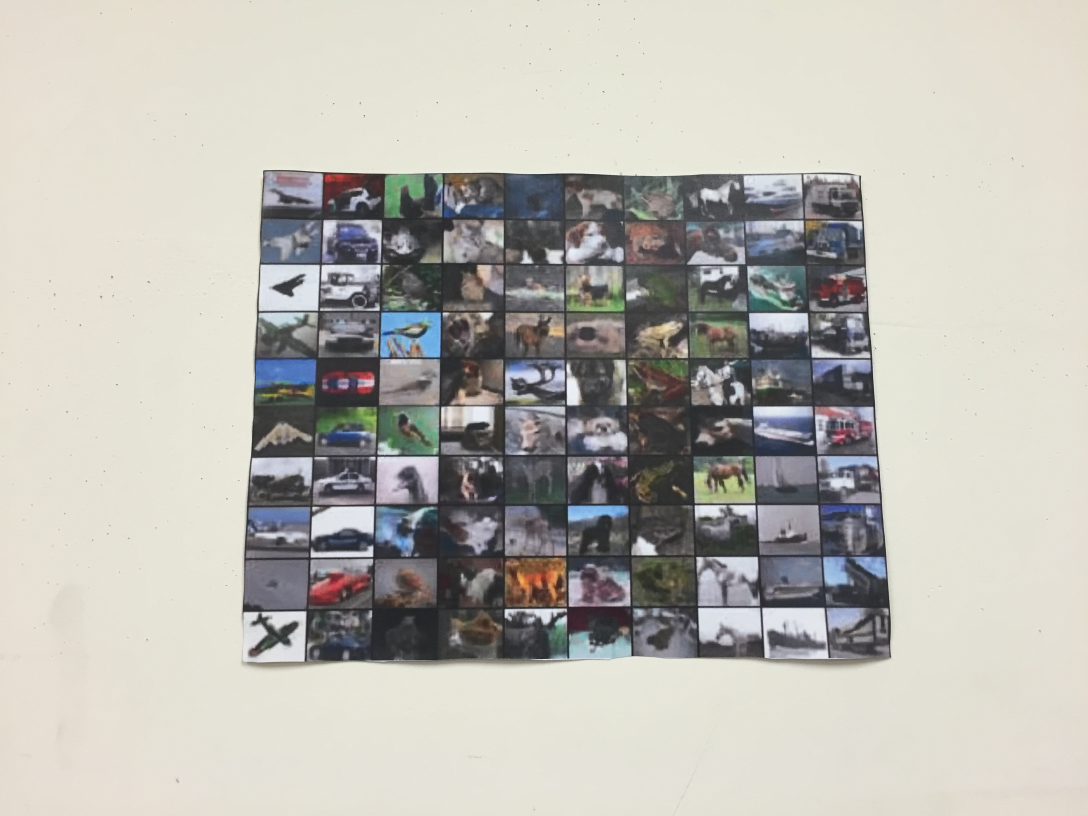
#> input picture 20160724-222718/IMG_2390.JPG, 3264 x 2448 px (shown at 1/3 size)
$ python -i take_picture.py   (imports and definitions only)
#> lines starting #> are read from the running program, lines starting #| are printed output that depends on the picture; after the words box and inside, x2 and y2 are one past the last pixel; in counts of white or black regions, pixels touching at a corner belong together
#> further down, picture is the input picture: shape (2448, 3264, 3); mean B, G, R 177.7, 184.7, 186.6
import cv2
import time
import os
import json
import numpy as np
import sys
from colorabc.alphabet import GROUPS, color_detect

# [3 lines not run here, left out]
# [11 lines of commented-out code are left out]
def edge_detect(img, mode, blur_size, erode_size, dilate_size):

#> called with mode = 'alpha', blur_size = 19, erode_size = 5, dilate_size = 3
    BLUR_SIZE = blur_size # 81 for large/19 for small
    TRUNC_RATIO = 0.85
    ERODE_SIZE = erode_size
    DILATE_SIZE = dilate_size

    # [7 lines of commented-out code are left out]

    gray = cv2.cvtColor(img, cv2.COLOR_BGR2GRAY)
    blur = cv2.blur(gray, (BLUR_SIZE, BLUR_SIZE))

    edge = np.floor(0.5 * gray + 0.5 * (255 - blur)).astype('uint8')
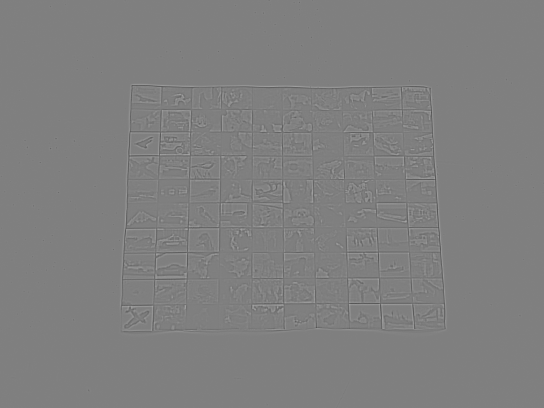
#> edge: shape (2448, 3264) (shown at 1/6 size); min 56, max 189, mean 127.3

    hist,bins = np.histogram(edge.flatten(), 256, [0, 256])
#> hist = 256 values, max 3701264 at index 127, min 0 at index 0, mean 31212; bins = 257 values from 0 to 256
    cdf = hist.cumsum()
#> cdf = 256 values from 0 to 7990272
    cdf_normalized = cdf * hist.max() / cdf.max()
#> cdf_normalized = 256 values from 0 to 3701264
    cdf_m = np.ma.masked_equal(cdf, 0)
    cdf_m = (cdf_m - cdf_m.min()) * 255 / (cdf_m.max() - cdf_m.min())
    cdf = np.ma.filled(cdf_m, 0).astype('uint8')
#> cdf = 256 values from 0 to 255
    equ = cdf[edge]
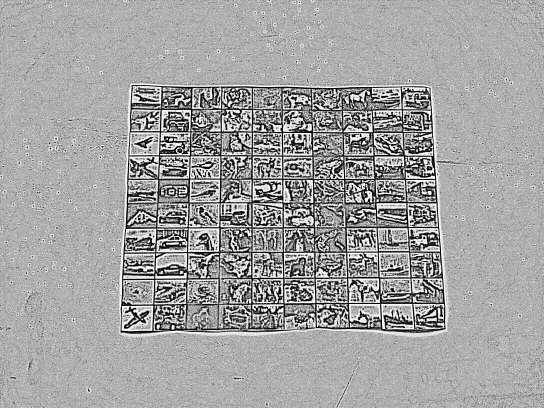
#> equ: shape (2448, 3264) (shown at 1/6 size); min 0, max 255, mean 161.7

    hist,bins = np.histogram(equ.flatten(),256,[0,256])
#> hist = 256 values, max 3701264 at index 160, min 0 at index 10, mean 31212
    max_idx = np.argmax(hist);
#> max_idx = 160
    hist_clean = np.where(equ > TRUNC_RATIO * max_idx, 255, equ)

    erode_kernel = np.ones((ERODE_SIZE, ERODE_SIZE), np.uint8)
    dilate_kernel = np.ones((DILATE_SIZE, DILATE_SIZE), np.uint8)
    if mode == 'alpha':
        dilation = cv2.dilate(hist_clean, dilate_kernel, iterations = 1)
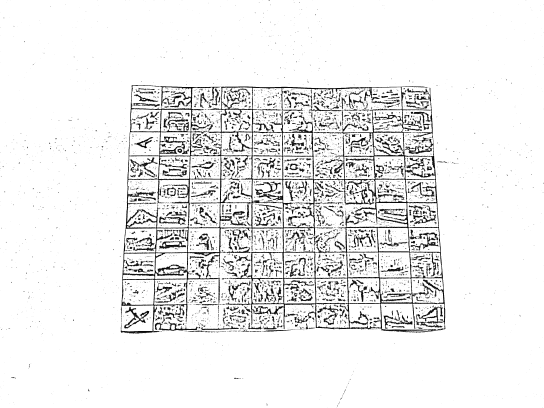
#> dilation: shape (2448, 3264) (shown at 1/6 size); min 0, max 255, mean 235.3
        erosion = cv2.erode(dilation, erode_kernel, iterations = 1)
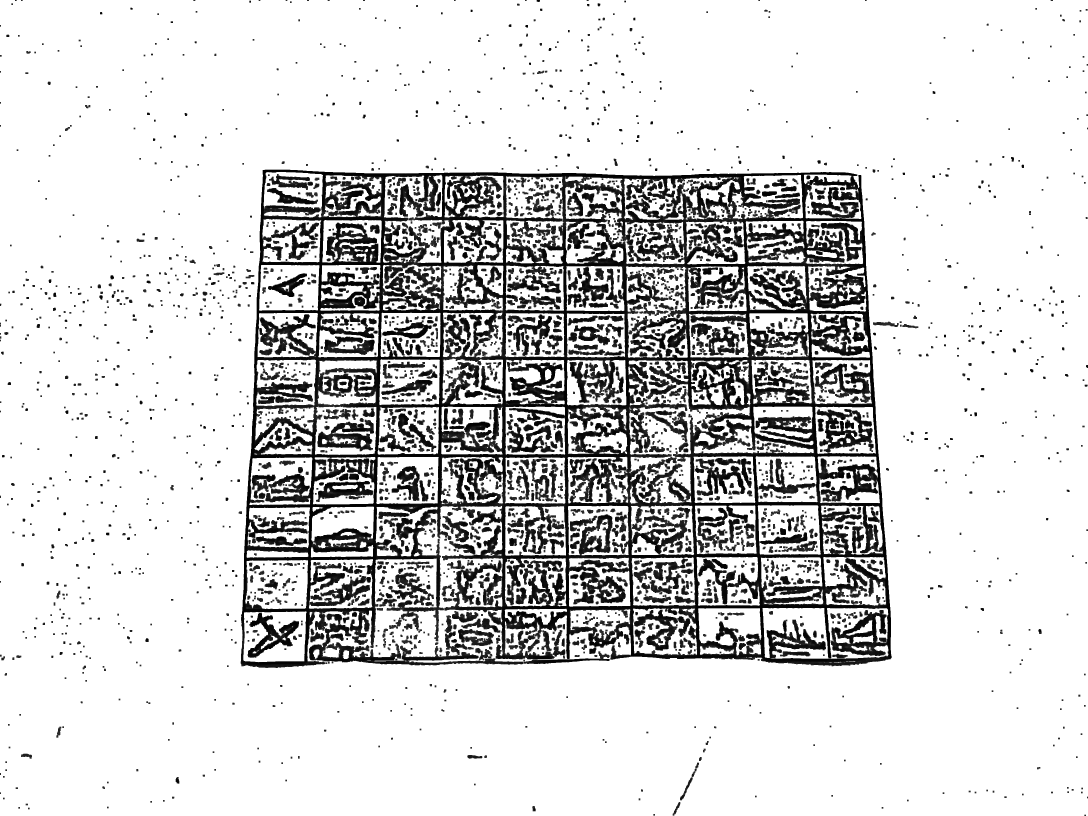
#> erosion: shape (2448, 3264) (shown at 1/3 size); min 0, max 255, mean 213.2
        closing = erosion
    else:
        erosion = cv2.erode(hist_clean, erode_kernel, iterations = 1)
        dilation = cv2.dilate(erosion, dilate_kernel, iterations = 1)
        closing = dilation
    # [5 lines of commented-out code are left out]
    binary = cv2.threshold(closing, 127, 255, cv2.THRESH_BINARY)[1]
#> binary: shape (2448, 3264); 82.2% white; 2852 black regions (27 under 20 px)
    # cv2.imshow('洪士號', binary)
    return binary

    # [4 lines of commented-out code are left out]

def find_alphabet_contours(img):
    AREA_MIN_THRES = 0.005
    AREA_MAX_THRES = 0.15

    binary = edge_detect(img, mode='alpha', blur_size=19, erode_size=5, dilate_size=3)
    # plt.imshow(binary, cmap='Greys_r')
    # plt.show()
    # cv2.waitKey(100)

    contours = cv2.findContours(binary, cv2.RETR_LIST, cv2.CHAIN_APPROX_SIMPLE)[-2]
#> contours = 3433 contours, 249 with area under 20; largest, box (x1, y1, x2, y2) and area: (0, 0, 3264, 2448) 7983676, (721, 508, 2676, 2005) 2578782, (1886, 1080, 2249, 1509) 55021, (1696, 550, 2054, 793) 44420, (1878, 799, 2064, 1073) 31778
    real_contours = []
    # return contours
    for c in contours:
        area = cv2.contourArea(c) / (img.shape[0] * img.shape[1])
        if area > AREA_MIN_THRES and area < AREA_MAX_THRES:
            real_contours.append(c)
#> this loop made 3433 passes
#> area on passes 1 to 3: 4.26e-06, 4.26e-06, 4.26e-06
#> after the loop, real_contours = 2 contours; box (x1, y1, x2, y2) and area: (1886, 1080, 2249, 1509) 55021, (1696, 550, 2054, 793) 44420
    return real_contours


# [2 lines not run here, left out]

radius = 108

group_id = -1

# [41 lines not run here, left out]

>>> import cv2
>>> picture = cv2.imread('20160724-222718/IMG_2390.JPG')
>>> result = find_alphabet_contours(picture)
#> result has the same summary as real_contours in find_alphabet_contours

$ run again, on 20160724-222718/IMG_2391.JPG
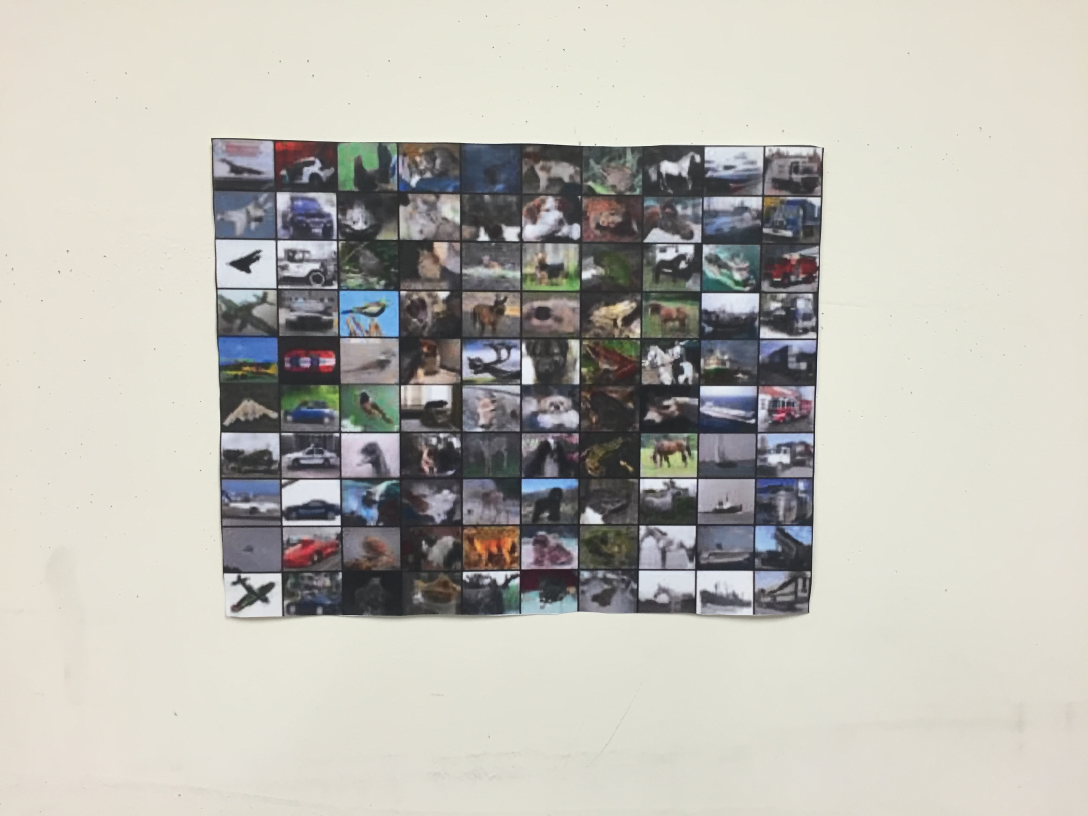
#> input picture 20160724-222718/IMG_2391.JPG, 3264 x 2448 px (shown at 1/3 size)
#> picture is the input picture: shape (2448, 3264, 3); mean B, G, R 179.2, 186.3, 188.2
#> in edge_detect, `hist,bins = np.histogram(edge.flatten(), 256, [0, 256])`: hist = 256 values, max 3812609 at index 127, min 0 at index 0, mean 31212; bins = 257 values from 0 to 256
#> in edge_detect, `cdf = hist.cumsum()`: cdf = 256 values from 0 to 7990272
#> cdf_normalized = 256 values from 0 to 3812609
#> in edge_detect, `cdf = np.ma.filled(cdf_m, 0).astype('uint8')`: cdf = 256 values from 0 to 255
#> in edge_detect, `equ = cdf[edge]`:
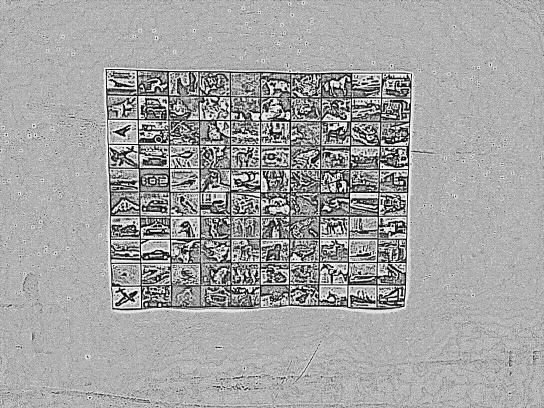
#> equ: shape (2448, 3264) (shown at 1/6 size); min 0, max 255, mean 163.4
#> in edge_detect, `hist,bins = np.histogram(equ.flatten(),256,[0,256])`: hist = 256 values, max 3812609 at index 162, min 0 at index 9, mean 31212
#> max_idx = 162
#> in edge_detect, `erosion = cv2.erode(dilation, erode_kernel, iterations = 1)`:
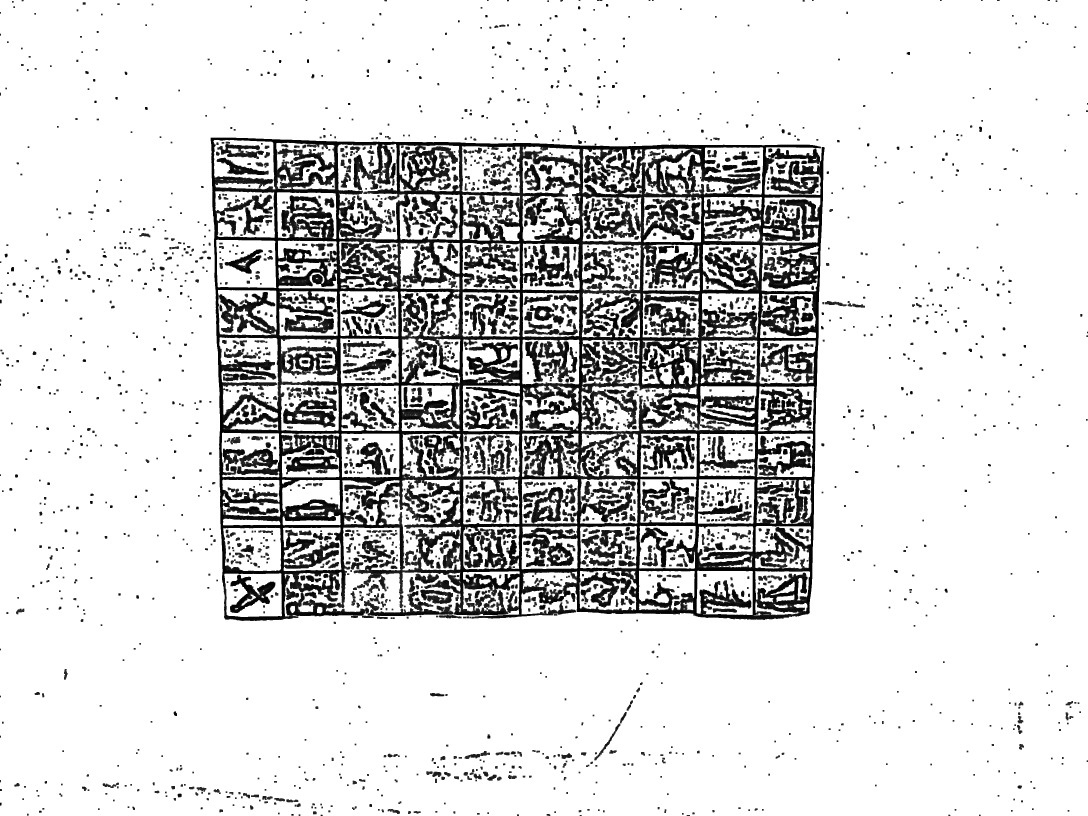
#> erosion: shape (2448, 3264) (shown at 1/3 size); min 0, max 255, mean 215
#> binary: shape (2448, 3264); 83% white; 2729 black regions (19 under 20 px)
#> contours = 3308 contours, 243 with area under 20; largest, box (x1, y1, x2, y2) and area: (0, 0, 3264, 2448) 7983420, (631, 412, 2475, 1864) 2493354, (1013, 432, 1216, 719) 32482, (1143, 1439, 1383, 1712) 30190, (658, 1012, 835, 1245) 24695
#> the loop in find_alphabet_contours, `for c in contours:` made 3308 passes
#> area on passes 1 to 3: 5.76e-06, 5.01e-06, 4.26e-06
#> after the loop in find_alphabet_contours, `for c in contours:`: real_contours = []
